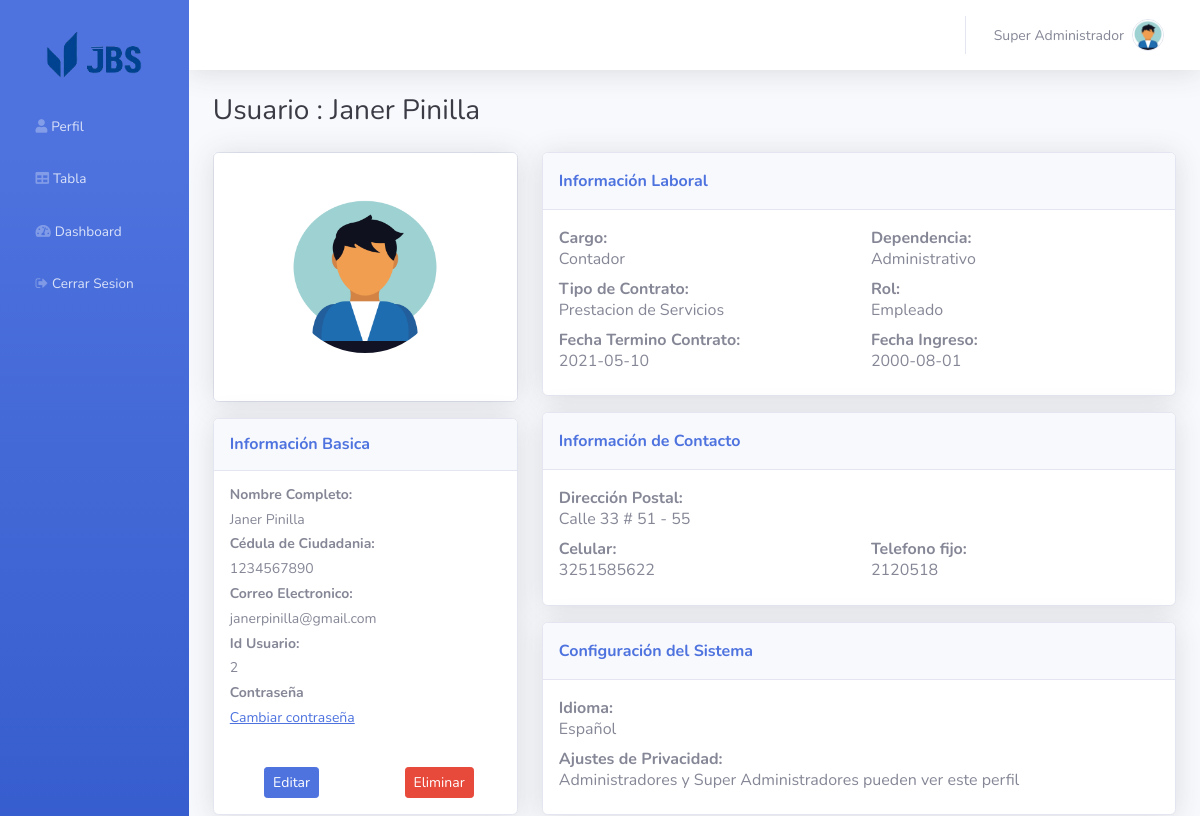
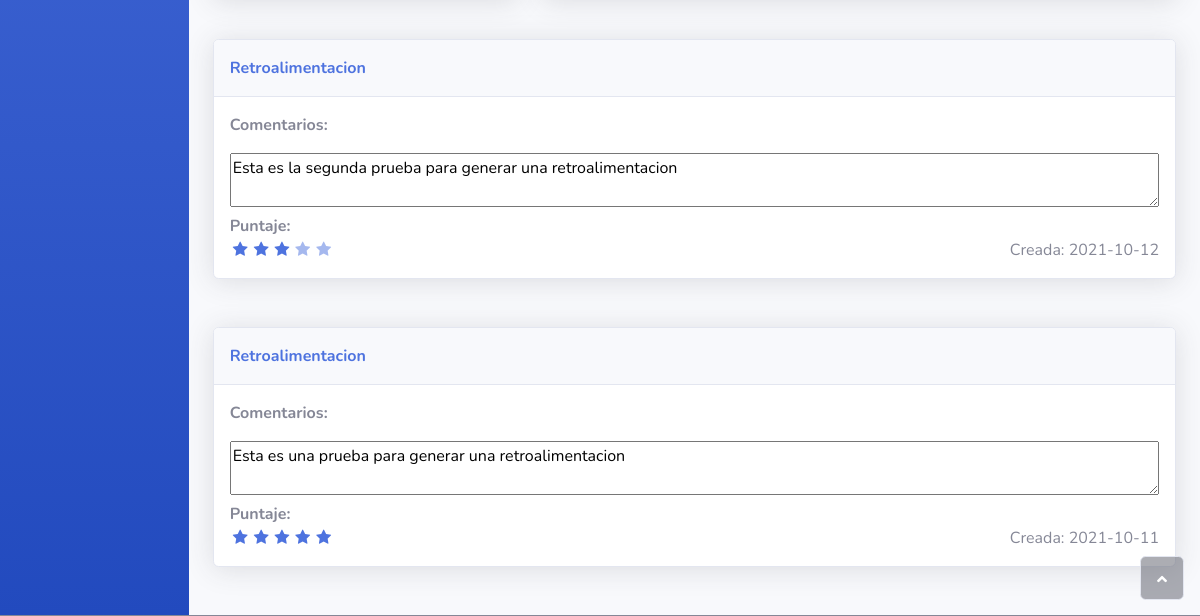
/system/view/2 (signed in), run on an earlier commit of the app's database (2 pictures, top to bottom).
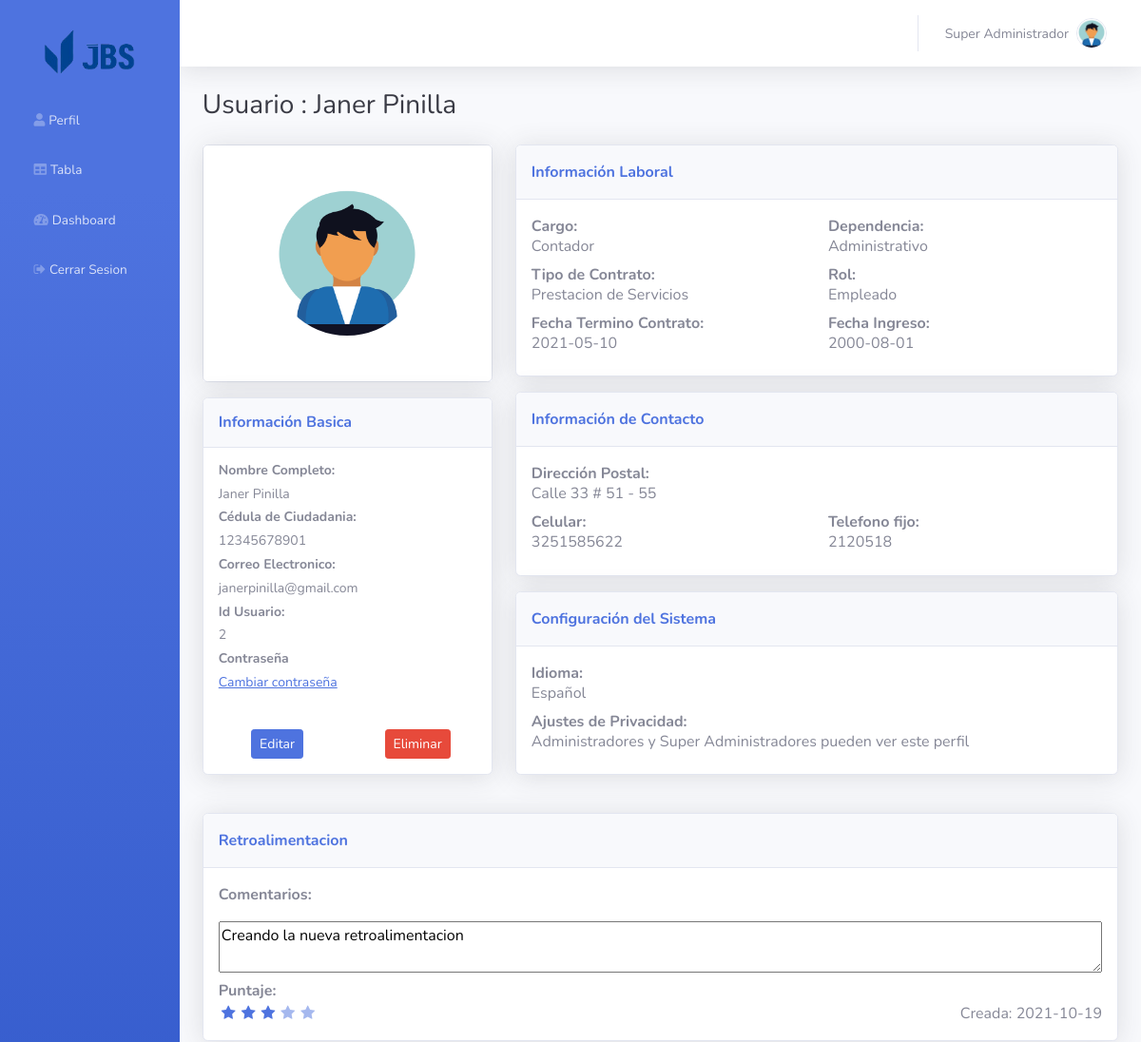
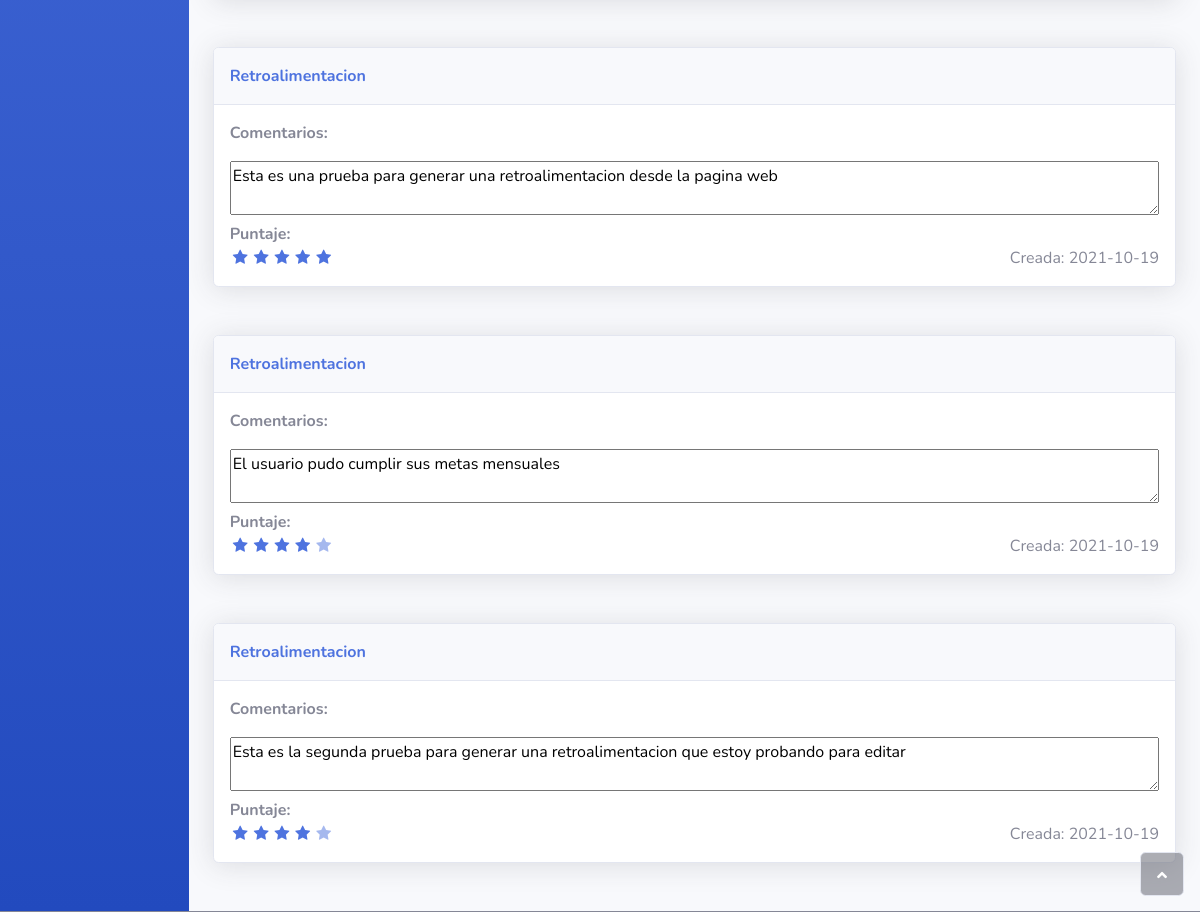
And on a later commit of the database (2 pictures, top to bottom).
### flaskr/models/usuario.py (models this page shows, shortened)
class Usuario(UserMixin, sqla.Model):
    idUsuario = sqla.Column(sqla.Integer, primary_key=True, nullable=False)
    correo = sqla.Column(sqla.Text, nullable=False, unique=True)
    password = sqla.Column(sqla.Text, nullable=False)
    nombre = sqla.Column(sqla.Text, nullable=False)
    apellido = sqla.Column(sqla.Text, nullable=False)
    cedula = sqla.Column(sqla.Integer, nullable=False, unique=True)
    fecha_ingreso = sqla.Column(sqla.DateTime, nullable=False)
    fecha_contrato = sqla.Column(sqla.DateTime, nullable=False)
    tipo_contrato = sqla.Column(sqla.Text, nullable=False)
    cargo = sqla.Column(sqla.Text, nullable=False)
    dependencia = sqla.Column(sqla.Text, nullable=False)
    salario = sqla.Column(sqla.Float, nullable=False)
    estado = sqla.Column(sqla.Boolean, nullable=False, default=1)
    uuid = sqla.Column(sqla.String(64), nullable=False, default=lambda: str(uuid4()))
    idRol = sqla.Column(sqla.Integer, sqla.ForeignKey('rol.idRol'), nullable=False)
    nombreRol = sqla.relationship('Rol', backref=sqla.backref('usuarios', lazy=True))
    direccion = sqla.Column(sqla.String, nullable=False)
    celular = sqla.Column(sqla.Integer, nullable=False)
    telefono = sqla.Column(sqla.Integer, nullable=False)
    image = sqla.Column(sqla.Text, nullable=False)

### flaskr/models/rol.py (models this page shows)
class Rol(sqla.Model):
    idRol = sqla.Column(sqla.Integer, primary_key=True, nullable=False)
    tipo = sqla.Column(sqla.Text, nullable=False, unique=True)
    def __repr__(self):
        return self.tipo

### flaskr/models/retroalimentacion.py (models this page shows, shortened)
class Retroalimentacion(sqla.Model):
    idRetroalimentacion = sqla.Column(sqla.Integer, primary_key=True, nullable=False)
    idEmpleado = sqla.Column(sqla.Integer, sqla.ForeignKey('usuario.idUsuario'), nullable=False)
    idAdministrador = sqla.Column(sqla.Text, sqla.ForeignKey('usuario.idUsuario'), nullable=False)
    comentario = sqla.Column(sqla.Text, nullable=False)
    puntaje = sqla.Column(sqla.Integer, nullable=False)
    fecha = sqla.Column(sqla.DateTime, nullable=False, default=datetime.utcnow)

### flaskr/system.py (the view)
@bp.route("/view/<int:usuario_id>")
@login_required
@admin_required
def view(usuario_id):
    usuario = Usuario.query.filter_by(idUsuario=usuario_id, estado=1).first()
    error = None
    if not usuario:
        error = "El usuario con este id no se cnuentra en la base de datos"
    if error is None:
        if usuario.idRol == 3:
            retroalimentaciones = Retroalimentacion.query.filter_by(idEmpleado=usuario.idUsuario).order_by(Retroalimentacion.fecha.desc()).limit(5).all()
            return render_template('system/view.html',usuario=usuario, retroalimentaciones=retroalimentaciones)
        return render_template('system/view.html',usuario=usuario)
    flash(error, "danger")
    return redirect(url_for("system.table"))

### flaskr/templates/system/view.html (shortened to what this page needs)
{% extends 'base_after.html' %}
{% set active_page = 'Vista Usuario' %}
{% from "_flash_messages.html" import flash_messages %}
{% from "_retroalimentacion.html" import retroalimentacion %}
{% block container %}
<h3 class="text-dark mb-4">Usuario : {{usuario.nombre}} {{usuario.apellido}} </h3>
{% set flashes = get_flashed_messages(with_categories=true) %}
<div class="row mb-3">
    <div class="col-lg-4">
        <div class="card mb-3">
            <div class="card-body text-center shadow">
                <img class="rounded-circle mb-3 mt-4" src="{% if usuario.image %} {{ url_for('system.uploads', filename=usuario.image) }} {% else %} {{ url_for('static', filename='img/avatars/avatar.jpeg') }} {% endif %}" width="160" height="160">
            </div>
        </div>
        <div class="card shadow mb-4">
            <div class="card-header py-3">
                <h6 class="text-primary fw-bold m-0">Información Basica</h6>
            </div>
            <div class="card-body">
                <h4 class="small fw-bold">Nombre Completo: </h4>
                <h4 class="small"> {{usuario.nombre}} {{usuario.apellido}}</h4>
                <h4 class="small fw-bold">Cédula de Ciudadania: </h4>
                <h4 class="small"> {{usuario.cedula}} </h4>
                <h4 class="small fw-bold">Correo Electronico:</h4>
                <h4 class="small"> {{usuario.correo }} </h4>
                <h4 class="small fw-bold">Id Usuario:</h4>
                <h4 class="small">{{usuario.idUsuario}} </hh4>
                <h4 class="small fw-bold">Contraseña<br></h4>
                <a class="card-link" href="{{url_for('system.nueva_contrasena')}}" target="_blank"onclick="return confirm(&#39;Se enviara una nueva contraseña al correo del usuario ?&#39;)">
                    <h4 class="small">Cambiar contraseña</h4>
                </a>
            </div>
            <div class="card-body">
                <div class="row">
                    <div class="col" style="text-align: center;">
                        <a class="btn btn-primary btn-sm" role="button" style="margin: auto;" href="{{ url_for('system.edit', usuario_id=usuario.idUsuario) }}">Editar</a>
                    </div>
                    <div class="col" style="text-align: center;">
                        <a class="btn btn-danger btn-sm" role="button" style="margin: auto;" href="{{ url_for('system.delete', usuario_id=usuario.idUsuario) }}" onclick="return confirm(&#39;Esta seguro de eliminar a este usuario?&#39;);">Eliminar</a>
                    </div>
                </div>
            </div>
        </div>
    </div>
    <div class="col-lg-8">
        <div class="row">
            <div class="col">
                <div class="card shadow mb-3">
                    <div class="card-header py-3">
                        <p class="text-primary m-0 fw-bold">Información Laboral</p>
                    </div>
                    <div class="card-body">
                        <div class="row">
                            <div class="col" style="text-align: left;margin: auto;">
                                <div>
                                    <p class="text-secondary fw-bold" style="margin: auto;">Cargo:</p>
                                    <h6> {{usuario.cargo}} </h6>
                                </div>
                            </div>
                            <div class="col" style="text-align: left;margin: auto;">
                                <div>
                                    <p class="text-secondary fw-bold" style="margin: auto;">Dependencia:</p>
                                    <h6> {{usuario.dependencia}} </h6>
                                </div>
                            </div>
                        </div>
                        <div class="row">
                            <div class="col" style="text-align: left;margin: auto;">
                                <div>
                                    <p class="text-secondary fw-bold" style="margin: auto;">Tipo de Contrato:</p>
                                    <h6> {{usuario.tipo_contrato}} </h6>
                                </div>
                            </div>
                            <div class="col" style="text-align: left;margin: auto;">
                                <div>
                                    <p class="text-secondary fw-bold" style="margin: auto;">Rol:</p>
                                    <h6> {{usuario.nombreRol}} </h6>
                                </div>
                            </div>
                        </div>
                        <div class="row">
                            <div class="col" style="text-align: left;margin: auto;">
                                <div>
                                    <p class="text-secondary fw-bold" style="margin: auto;">Fecha Termino Contrato:</p>
                                    <h6> {{usuario.fecha_contrato.strftime('%Y-%m-%d')}} </h6>
                                </div>
                            </div>
                            <div class="col" style="text-align: left;margin: auto;">
                                <div>
                                    <p class="text-secondary fw-bold" style="margin: auto;">Fecha Ingreso:</p>
                                    <h6> {{usuario.fecha_ingreso.strftime('%Y-%m-%d')}} </h6>
                                </div>
                            </div>
                        </div>
                    </div>
                </div>
                <div class="card shadow" style="margin-bottom: 16px;">
                    <div class="card-header py-3">
                        <p class="text-primary m-0 fw-bold">Información de Contacto</p>
                    </div>
                    <div class="card-body">
                        <div>
                            <p class="text-secondary fw-bold" style="margin: auto;">Dirección Postal:</p>
                            <h6>{{usuario.direccion}}</h6>
                        </div>
                        <div class="row">
                            <div class="col" style="text-align: left;margin: auto;">
                                <div>
                                    <p class="text-secondary fw-bold" style="margin: auto;">Celular:</p>
                                    <h6>{{usuario.celular}}</h6>
                                </div>
                            </div>
                            <div class="col" style="text-align: left;margin: auto;">
                                <div>
                                    <p class="text-secondary fw-bold" style="margin: auto;">Telefono fijo:</p>
                                    <h6>{{usuario.telefono}}</h6>
                                </div>
                            </div>
                        </div>
                    </div>
                </div>
            </div>
        </div>
        <div class="card shadow">
            <div class="card-header py-3">
                <p class="text-primary m-0 fw-bold">Configuración del Sistema</p>
            </div>
            <div class="card-body">
                <div>
                    <p class="text-secondary fw-bold" style="margin: auto;">Idioma:</p>
                    <h6>Español</h6>
                </div>
                <div>
                    {% if usuario.idRol == 3 %}
                        <p class="text-secondary fw-bold" style="margin: auto;">Ajustes de Privacidad:</p>
                        <h6>Administradores y Super Administradores pueden ver este perfil&nbsp;</h6>
                    {% else %}
                        <p class="text-secondary fw-bold" style="margin: auto;">Ajustes de Privacidad:</p>
                        <h6>Solo los Super Administradores pueden ver este perfil&nbsp;</h6>
                    {% endif %}
                </div>
            </div>
        </div>
    </div>
</div>
{% if usuario.idRol == 3 %}
{{ retroalimentacion(retroalimentaciones, editable=false) }}
{% endif %}
{% endblock %}

### flaskr/templates/base_after.html (shortened to what this page needs)
{% extends 'base.html' %}
{% block body %}
<body id="page-top" style="border-bottom-width: 1px;border-bottom-style: solid;">
    <div id="wrapper">
        <nav class="navbar navbar-dark align-items-start sidebar sidebar-dark accordion bg-gradient-primary p-0" style="width: 150px;">
            <div class="container-fluid d-flex flex-column p-0">
                <a class="navbar-brand d-flex justify-content-center align-items-center sidebar-brand m-0" style="width: 150px;height: 100px;margin: auto">
                    <img src="/static/img/logo.png" style="width: 100px;min-width: 70px; display: block;margin: auto;border-radius: 26px;">
                </a>
                <ul class="navbar-nav text-light" id="accordionSidebar">
                    <li class="nav-item"><a style="width: 150px;" class="nav-link {{'active' if active_page == 'Profile' else ''}}" href="{{ url_for('system.profile') }}"><i class="fas fa-user"></i><span>Perfil</span></a></li>
                    {% if current_user.idRol == 1 or current_user.idRol == 2 %}
                    <li class="nav-item"><a style="width: 150px;" class="nav-link {{'active' if active_page == 'Table' else ''}}" href="{{ url_for('system.table') }}"><i class="fas fa-table"></i><span>Tabla</span></a></li>
                    <li class="nav-item"><a style="width: 150px;" class="nav-link {{'active' if active_page == 'Dashboard' else ''}}" href="{{ url_for('system.dashboard') }}"><i class="fas fa-tachometer-alt"></i><span>Dashboard</span></a></li>
                    {% endif %}
                    <li class="nav-item"><a style="width: 150px;" class="nav-link " href="{{ url_for('auth.logout') }}"><i class="fa fa-sign-out"></i><span>Cerrar Sesion</span></a></li>
                </ul>
            </div>
        </nav>
        <div class="d-flex flex-column" id="content-wrapper">
            <div id="content">
                <nav class="navbar navbar-light navbar-expand bg-white shadow mb-4 topbar static-top">
                    <div class="container-fluid">
                        <ul class="navbar-nav flex-nowrap ms-auto">
                            <li class="nav-item dropdown no-arrow">
                                <div class="nav-item dropdown no-arrow">
                                    <a class="dropdown-toggle nav-link" aria-expanded="false" data-bs-toggle="dropdown" href="#">
                                        <span class="d-none d-lg-inline me-2 text-gray-600 small">{{current_user.nombre}} {{ current_user.apellido }}</span>
                                        <img class="rounded-circle border img-profile" src="{% if current_user.image %} {{ url_for('system.uploads', filename=current_user.image) }} {% else %} {{ url_for('static', filename='img/avatars/avatar.jpeg') }} {% endif %}">
                                    </a>
                                </div>
                            </li>
                        </ul>
                    </div>
                </nav>
                <div class="container-fluid">
                    {% block container %} {% endblock %}
                </div>
            </div>
        </div>
        <a class="border rounded d-inline scroll-to-top" href="#page-top">
            <i class="fas fa-angle-up"></i>
        </a>
    </div>
</body>
{% endblock %}

### flaskr/templates/_retroalimentacion.html
{% macro retroalimentacion(retroalimentaciones, editable) %}
{% for r in retroalimentaciones %}
        <div class="card shadow mb-5">
            <div class="card-header py-3">
                <p class="text-primary m-0 fw-bold">Retroalimentacion</p>
            </div>
                <div class="card-body">
                    <div class="mb-3" style="margin-bottom: 6px;">
                        <p class="text-secondary fw-bold" style="margin: auto;">Comentarios:</p>
                    </div>
                    <div>
                        <textarea readonly id="signature" style="width: 100%;height: 100%;">{{ r.comentario }}</textarea>
                    </div>
                    <div class="col">
                        <p class="text-secondary fw-bold" style="margin: auto;">Puntaje:</p>
                        <div class="row">
                            <div class="col" >
                                <div class="stars disabled">
                                    {% for x in range(1,6) %}
                                        {% if x <= r.puntaje %}
                                            <i class="fa fa-star active" id="score"></i>
                                        {% else %}
                                            <i class="fa fa-star" id="score"></i>
                                        {% endif %}
                                    {% endfor %}
                                </div>
                            </div>
                            <div class="col" style="text-align: right;margin: auto;">
                                Creada: {{r.fecha.strftime('%Y-%m-%d')}}
                            </div>
                        </div>
                    </div>
                </div>
        </div>
{% endfor %}
{% endmacro %}

What changed in the data, as far as the page shows it:
changed Usuario "Janer": cedula "1234567890" → "12345678901"
added Retroalimentacion: comentario "Creando la nueva retroalimentacion", puntaje 3 (drawn), fecha "2021-10-19"
changed Retroalimentacion: comentario "Esta es una prueba para generar una retroalimentacion" → "Esta es una prueba para generar una retroalimentacion desde la pagina web"; fecha "2021-10-11" → "2021-10-19"; moves up the list
added Retroalimentacion: comentario "El usuario pudo cumplir sus metas mensuales", puntaje 4 (drawn), fecha "2021-10-19"
changed Retroalimentacion: comentario "Esta es la segunda prueba para generar una retroalimentacion" → "Esta es la segunda prueba para generar una retroalimentacion que estoy probando para editar"; puntaje 3 → 4 (drawn); fecha "2021-10-12" → "2021-10-19"
